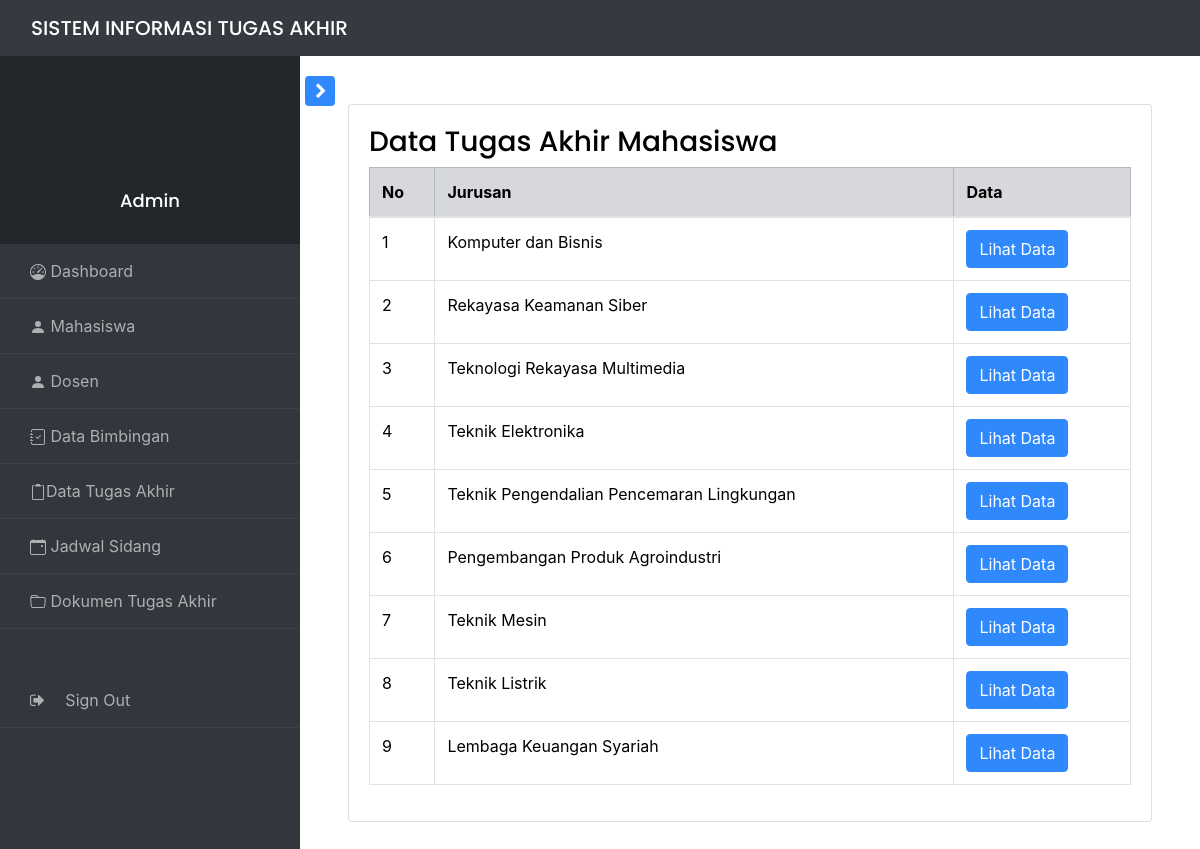
Page /views/Admin/data_ta.php on the committed database.
### tables this page shows
CREATE TABLE `jurusan` (
  `id_jur` int NOT NULL,
  `kode_jur` varchar(255) NOT NULL,
  `nama_jurusan` varchar(50) NOT NULL
);

### controllers/mahasiswaController.php (called while the page is built, shortened)
<?php
include_once '../../models/mahasiswa.php';
class mahasiswaController{
    private $model;
    public function __construct($db){
        $this->model = new mahasiswa($db);
    }
    public function getjurusan(){
        return $this->model->getjurusan();
    }
}

### models/mahasiswa.php (called while the page is built, shortened)
<?php
class mahasiswa{
    private $koneksi;
    public function __construct($db){
        $this->koneksi = $db;
    }
    public function getjurusan(){
        $query = "SELECT id_jur,kode_jur,nama_jurusan FROM jurusan";
        $result = mysqli_query($this->koneksi, $query);
        $jurusan = [];
        while ($row = mysqli_fetch_assoc($result)) {
            $jurusan[] = $row;
        }
        return $jurusan;
    }
    }
?>

### views/Admin/data_ta.php (the view, shortened to what this page needs)
<?php
include_once '../../config.php';
include_once '../../controllers/mahasiswaController.php';
require '../../navbar_adm.php';
$database = new database;
$db = $database->getKoneksi();
$mahasiswaController = new mahasiswaController($db);
$jurusan = $mahasiswaController->getjurusan();
?>
    <div id="content" class="p-4 p-md-5 pt-5">
    <div class="card recent-sales overflow-auto">
                <div class="card-body">
      <h3>Data Tugas Akhir Mahasiswa</h3>
      <table class="table table-bordered">
        <thead>
          <tr class="table-secondary">
            <th scope="col">No</th>
            <th scope="col">Jurusan</th>
            <th scope="col">Data</th>
          </tr>
        </thead>
        <tbody>
          <?php
          $no = 1;
          foreach ($jurusan as $x) {
          ?>
            <tr>
              <td><?php echo $no++ ?></td>
              <td><?php echo $x['nama_jurusan'] ?></td>
              <td><a href="tajur?id=<?php echo $x['nama_jurusan'] ?>" class="btn btn-primary">Lihat Data</a></td>
            </tr>
          <?php
          }
          ?>
        </tbody>
      </table>
    </div>
  </div>
</body>
</html>

### rows in the picture
jurusan: nama_jurusan "Komputer dan Bisnis"
jurusan: nama_jurusan "Rekayasa Keamanan Siber"
jurusan: nama_jurusan "Teknologi Rekayasa Multimedia"
jurusan: nama_jurusan "Teknik Elektronika"
jurusan: nama_jurusan "Teknik Pengendalian Pencemaran Lingkungan"
jurusan: nama_jurusan "Pengembangan Produk Agroindustri"
jurusan: nama_jurusan "Teknik Mesin"
jurusan: nama_jurusan "Teknik Listrik"
jurusan: nama_jurusan "Lembaga Keuangan Syariah"
